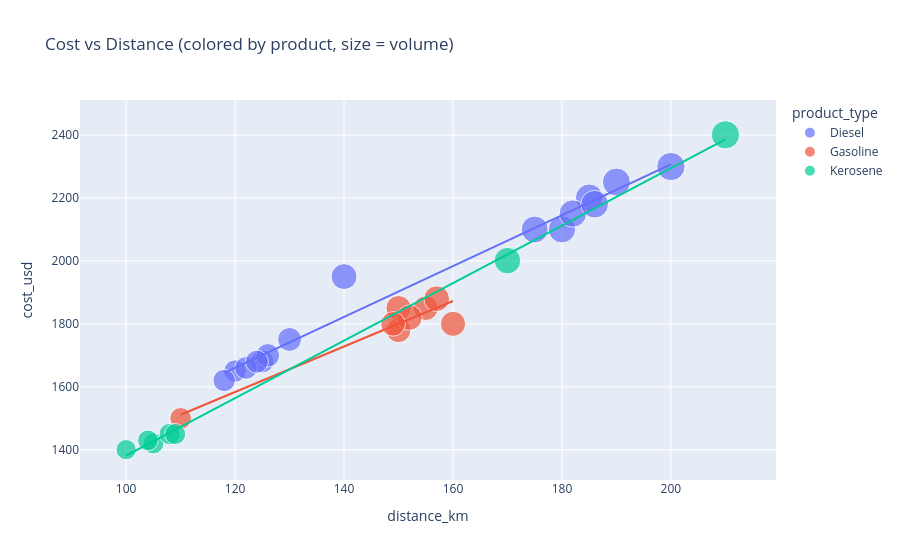

Notebook cell for this chart:
### Code cell
# Cost vs Distance scatter
fig = px.scatter(df, x='distance_km', y='cost_usd', color='product_type',
                 size='volume_ton', hover_data=['driver_id', 'weather_conditions'],
                 title='Cost vs Distance (colored by product, size = volume)',
                 trendline='ols')
fig.show()

### Figure 1 — Plotly figure (JSON) as saved in the notebook; plotly's stock layout.template omitted (floating-point values rounded to 4 significant figures)
{"data": [{"customdata": [[1, "Clear"], [3, "Clear"], [1, "Clear"], [2, "Clear"], [5, "Cloudy"], [1, "Rain"], [3, "Clear"], [4, "Clear"], [3, "Clear"], [1, "Clear"], [3, "Clear"], [4, "Clear"], [3, "Clear"], [1, "Clear"], [3, "Clear"]], "hovertemplate": "product_type=Diesel<br>distance_km=%{x}<br>cost_usd=%{y}<br>volume_ton=%{marker.size}<br>driver_id=%{customdata[0]}<br>weather_conditions=%{customdata[1]}<extra></extra>", "legendgroup": "Diesel", "marker": {"color": "#636efa", "size": [32.5, 22.0, 33.2, 29.5, 25.0, 34.2, 23.5, 32.9, 21.8, 33.5, 22.6, 31.8, 24.3, 35.0, 23.1], "sizemode": "area", "sizeref": 0.0875, "symbol": "circle"}, "mode": "markers", "name": "Diesel", "orientation": "v", "showlegend": true, "type": "scatter", "x": [180.0, 120.0, 185.0, 140.0, 130.0, 190.0, 125.0, 182.0, 118.0, 186.0, 122.0, 175.0, 126.0, 200.0, 124.0], "xaxis": "x", "y": [2100.0, 1650.0, 2201.0, 1950.0, 1751.0, 2251.0, 1681.0, 2151.0, 1620.0, 2180.0, 1660.0, 2100.0, 1700.0, 2300.0, 1680.0], "yaxis": "y"}, {"hovertemplate": "<b>OLS trendline</b><br>cost_usd = 8.07911 * distance_km + 691.281<br>R<sup>2</sup>=0.977257<br><br>product_type=Diesel<br>distance_km=%{x}<br>cost_usd=%{y} <b>(trend)</b><extra></extra>", "legendgroup": "Diesel", "marker": {"color": "#636efa", "symbol": "circle"}, "mode": "lines", "name": "Diesel", "showlegend": false, "type": "scatter", "x": [118.0, 120.0, 122.0, 124.0, 125.0, 126.0, 130.0, 140.0, 175.0, 180.0, 182.0, 185.0, 186.0, 190.0, 200.0], "xaxis": "x", "y": [1645.0, 1661.0, 1677.0, 1693.0, 1701.0, 1709.0, 1742.0, 1822.0, 2105.0, 2146.0, 2162.0, 2186.0, 2194.0, 2226.0, 2307.0], "yaxis": "y"}, {"customdata": [[2, "Rain"], [5, "Cloudy"], [3, "Rain"], [2, "Clear"], [2, "Cloudy"], [2, "Fog"], [2, "Cloudy"], [2, "Fog"]], "hovertemplate": "product_type=Gasoline<br>distance_km=%{x}<br>cost_usd=%{y}<br>volume_ton=%{marker.size}<br>driver_id=%{customdata[0]}<br>weather_conditions=%{customdata[1]}<extra></extra>", "legendgroup": "Gasoline", "marker": {"color": "#EF553B", "size": [28.0, 20.5, 27.8, 26.8, 27.0, 28.4, 26.5, 29.0], "sizemode": "area", "sizeref": 0.0875, "symbol": "circle"}, "mode": "markers", "name": "Gasoline", "orientation": "v", "showlegend": true, "type": "scatter", "x": [150.0, 110.0, 160.0, 155.0, 150.0, 152.0, 149.0, 157.0], "xaxis": "x", "y": [1850.0, 1500.0, 1800.0, 1850.0, 1780.0, 1820.0, 1800.0, 1880.0], "yaxis": "y"}, {"hovertemplate": "<b>OLS trendline</b><br>cost_usd = 7.22796 * distance_km + 716.191<br>R<sup>2</sup>=0.906854<br><br>product_type=Gasoline<br>distance_km=%{x}<br>cost_usd=%{y} <b>(trend)</b><extra></extra>", "legendgroup": "Gasoline", "marker": {"color": "#EF553B", "symbol": "circle"}, "mode": "lines", "name": "Gasoline", "showlegend": false, "type": "scatter", "x": [110.0, 149.0, 150.0, 150.0, 152.0, 155.0, 157.0, 160.0], "xaxis": "x", "y": [1511.0, 1793.0, 1800.0, 1800.0, 1815.0, 1837.0, 1851.0, 1873.0], "yaxis": "y"}, {"customdata": [[4, "Fog"], [4, "Clear"], [5, "Snow"], [5, "Rain"], [5, "Snow"], [5, "Rain"], [5, "Snow"]], "hovertemplate": "product_type=Kerosene<br>distance_km=%{x}<br>cost_usd=%{y}<br>volume_ton=%{marker.size}<br>driver_id=%{customdata[0]}<br>weather_conditions=%{customdata[1]}<extra></extra>", "legendgroup": "Kerosene", "marker": {"color": "#00cc96", "size": [35.0, 31.0, 18.0, 19.2, 20.0, 18.9, 19.5], "sizemode": "area", "sizeref": 0.0875, "symbol": "circle"}, "mode": "markers", "name": "Kerosene", "orientation": "v", "showlegend": true, "type": "scatter", "x": [210.0, 170.0, 100.0, 105.0, 108.0, 104.0, 109.0], "xaxis": "x", "y": [2401.0, 2001.0, 1400.0, 1420.0, 1450.0, 1430.0, 1450.0], "yaxis": "y"}, {"hovertemplate": "<b>OLS trendline</b><br>cost_usd = 9.13896 * distance_km + 467.457<br>R<sup>2</sup>=0.998526<br><br>product_type=Kerosene<br>distance_km=%{x}<br>cost_usd=%{y} <b>(trend)</b><extra></extra>", "legendgroup": "Kerosene", "marker": {"color": "#00cc96", "symbol": "circle"}, "mode": "lines", "name": "Kerosene", "showlegend": false, "type": "scatter", "x": [100.0, 104.0, 105.0, 108.0, 109.0, 170.0, 210.0], "xaxis": "x", "y": [1381.0, 1418.0, 1427.0, 1454.0, 1464.0, 2021.0, 2387.0], "yaxis": "y"}], "layout": {"autosize": true, "legend": {"itemsizing": "constant", "title": {"text": "product_type"}, "tracegroupgap": 0}, "title": {"text": "Cost vs Distance (colored by product, size = volume)"}, "xaxis": {"anchor": "y", "autorange": true, "domain": [0, 1], "range": [91.63, 219.2], "title": {"text": "distance_km"}, "type": "linear"}, "yaxis": {"anchor": "x", "autorange": true, "domain": [0, 1], "range": [1250.0, 2585.0], "title": {"text": "cost_usd"}, "type": "linear"}}}
